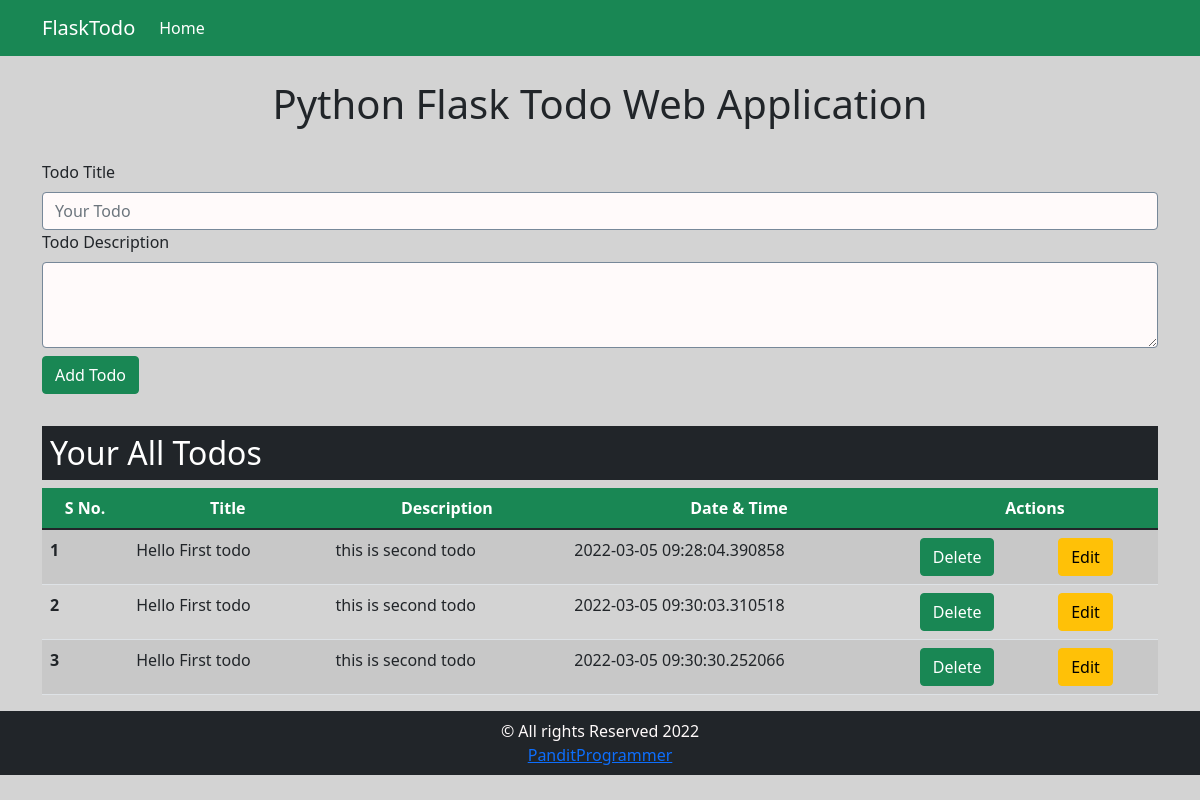
The page / on the database its author committed.
### app.py (models this page shows, shortened)
class Todo(mydb.Model):
    s_number = mydb.Column(mydb.Integer, primary_key = True)
    title = mydb.Column(mydb.String(200), nullable = False)
    desc = mydb.Column(mydb.String(500), nullable = False)
    create_date = mydb.Column(mydb.DateTime, default = datetime.utcnow)

### app.py (the view)
@app.route("/", methods = ['GET','POST'])
def home():
    if request.method == 'POST':
        form_title = request.form["title"]
        form_desc = request.form["desc"]
        todo = Todo(title=form_title,desc=form_desc)
        mydb.session.add(todo)
        mydb.session.commit()
    AllTodo = Todo.query.all()
    return render_template("index.html", allData = AllTodo)

### templates/index.html (shortened to what this page needs)
{% extends 'base.html' %}
{% block body %}
<div class="container ">
  <h1 class="text-center py-4">Python Flask Todo Web Application </h1>
  <form action="/" method="POST">
    <label for="title" class="form-label">Todo Title</label>
    <input type="text" name="title" class="form-control" id="title" placeholder="Your Todo">
    <label for="desc" class="form-label">Todo Description </label>
    <textarea class="form-control" name="desc" id="desc" rows="3"></textarea>
    <button type="submit" class="btn btn-success my-2">Add Todo</button>
  </form>
    <h2 class="bg-dark text-white p-2 mt-4">Your All Todos </h2>
    <div class="table-responsive">
      {% if allData|length ==0 %}
      <div class="alert alert-danger text-center" >No Todo To Show </div>
      {% else %}
      <table class="table table-striped">
        <thead class="bg-success text-white">
          <tr class="text-center">
            <th scope="col">S No.</th>
            <th scope="col">Title</th>
            <th scope="col">Description</th>
            <th scope="col">Date & Time</th>
            <th scope="col" colspan="2">Actions</th>
          </tr>
        </thead>
        <tbody>
          {% for todo in allData %}
          <tr>
            <th scope="row">{{loop.index}}</th>
            <td>{{todo.title}}</td>
            <td>{{todo.desc}}</td>
            <td>{{todo.create_date}}</td>
            <td>
              <a href="/delete/{{todo.s_number}}" class="btn btn-success">Delete</a>
            </td>
            <td>
              <a href="/edit/{{todo.s_number}}" class="btn btn-warning">Edit</a>
            </td>
          </tr>
          {% endfor %}
        </tbody>
      </table>
      {% endif %}
    </div>
  </div>
  {% endblock body %}

### templates/base.html (shortened to what this page needs)
<!doctype html>
<html lang="en">
<head>
  <link href="https://cdn.jsdelivr.net/npm/bootstrap@5.1.3/dist/css/bootstrap.min.css" rel="stylesheet"
>
  <link rel="stylesheet" href="{{ url_for('static', filename='css/style.css') }}">
</head>
<body>
  <nav class="navbar navbar-expand-lg navbar-dark   bg-success">
    <div class="container">
      <a class="navbar-brand" href="/">FlaskTodo</a>
      <div class="collapse navbar-collapse" id="navbarSupportedContent">
        <ul class="navbar-nav me-auto mb-2 mb-lg-0">
          <li class="nav-item">
            <a class="nav-link active" aria-current="page" href="/">Home</a>
          </li>
        </ul>
      </div>
    </div>
  </nav>
{% block body %}
{% endblock body %}
  <footer>
    <div class="container-fluid footer bg-dark p-2 my-0">
      <p class="m-0">&copy; All rights Reserved 2022 <br> <a href="http://panditprogrammer.com"
          target="blank">PanditProgrammer</a></p>
    </div>
  </footer>
</body>
</html>

### static/css/style.css (style rules this page uses)
* { margin: 0; padding: 0; box-sizing: border-box; }
body { background-color: lightgray!important; }
input,textarea { background-color: snow!important; border: 1px solid lightslategray !important; }
footer { text-align: center; color: snow; }

### rows shown on the page
Todo: title "Hello First todo", desc "this is second todo", create_date "2022-03-05 09:28:04.390858"
Todo: title "Hello First todo", desc "this is second todo", create_date "2022-03-05 09:30:03.310518"
Todo: title "Hello First todo", desc "this is second todo", create_date "2022-03-05 09:30:30.252066"
